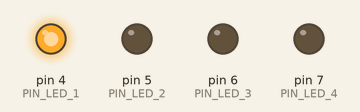
This sketch was run on a simulated Arduino Uno, built with avr-gcc and run on an emulated ATmega328P. Shown: output pins drawn as LEDs (lit = HIGH).

Above: at 0.05 s.
At 0.55 s:
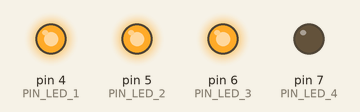
At 0.9 s:
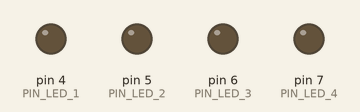
At 1.65 s:
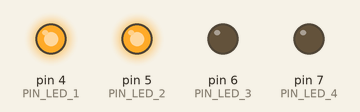
At 2.4 s:
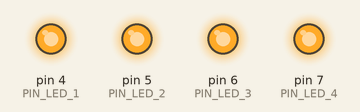
Timing chart, 0 to 3.0 s (numbered marks = the images above):
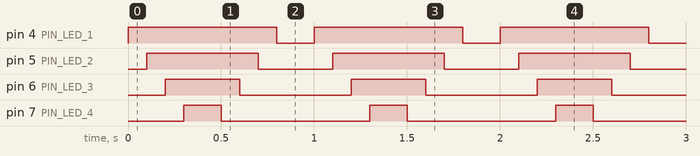

The sketch:

Ejercicio01-Ivan.ino
```cpp
//Ejercicio Iván Soria

#define PIN_LED_1 4
#define PIN_LED_2 5
#define PIN_LED_3 6
#define PIN_LED_4 7


void setup() {
  // put your setup code here, to run once:
  Serial.begin(9600);
  for (int i = PIN_LED_1; i <= PIN_LED_4; i++) {
    pinMode(i, OUTPUT);
  }


}

void loop() {
  // put your main code here, to run repeatedly:
  for (int i = PIN_LED_1; i <= PIN_LED_4; i++) {
    digitalWrite(i, 1);
    delay(100);
  }
  delay(100);
  for (int i = PIN_LED_4; i >= PIN_LED_1; i--) {
    digitalWrite(i, 0);
    delay(100);
  }
  delay(100);
}

//Fin
```

Measured:
- by itself, pin 4 (PIN_LED_1): alternates HIGH for 0.80 s and LOW for 0.20 s
- by itself, pin 5 (PIN_LED_2): alternates HIGH for 0.60 s and LOW for 0.40 s
- by itself, pin 6 (PIN_LED_3): alternates HIGH for 0.40 s and LOW for 0.60 s
- by itself, pin 7 (PIN_LED_4): alternates HIGH for 0.20 s and LOW for 0.80 s
